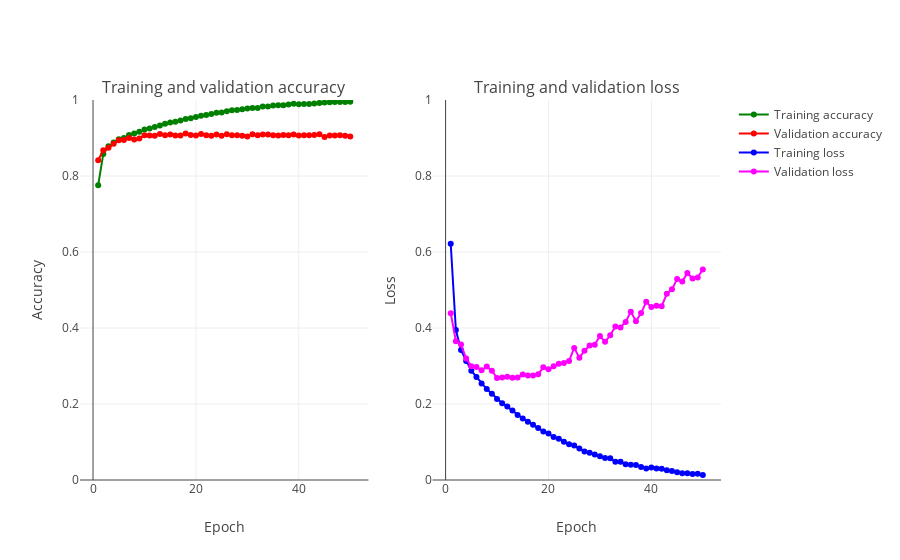

Write notebook code for a chart like this one.
### Markdown cell above
## Validation accuracy and loss

Let's plot the train and validation accuracy and loss, from the train history.

### Code cell
plot_accuracy_and_loss(train_model)

### Figure 1 — Plotly figure (JSON) as saved in the notebook; plotly's stock layout.template omitted (floating-point values rounded to 4 significant figures)
{"data": [{"marker": {"color": "Green"}, "mode": "markers+lines", "name": "Training accuracy", "text": ["1", "2", "3", "4", "5", "6", "7", "8", "9", "10", "11", "12", "13", "14", "15", "16", "17", "18", "19", "20", "21", "22", "23", "24", "25", "26", "27", "28", "29", "30", "31", "32", "33", "34", "35", "36", "37", "38", "39", "40", "41", "42", "43", "44", "45", "46", "47", "48", "49", "50"], "type": "scatter", "uid": "23e1286a-4d7f-11ea-8c05-c7e91f75b6a7", "x": [1, 2, 3, 4, 5, 6, 7, 8, 9, 10, 11, 12, 13, 14, 15, 16, 17, 18, 19, 20, 21, 22, 23, 24, 25, 26, 27, 28, 29, 30, 31, 32, 33, 34, 35, 36, 37, 38, 39, 40, 41, 42, 43, 44, 45, 46, 47, 48, 49, 50], "xaxis": "x", "y": [0.7759, 0.8581, 0.878, 0.8883, 0.8965, 0.9001, 0.9079, 0.9121, 0.9163, 0.9223, 0.9249, 0.9292, 0.9329, 0.9375, 0.9409, 0.9431, 0.9459, 0.95, 0.9521, 0.955, 0.9582, 0.9605, 0.9633, 0.9662, 0.9669, 0.9702, 0.9729, 0.9736, 0.9756, 0.9776, 0.9788, 0.9787, 0.9828, 0.983, 0.9855, 0.9861, 0.9859, 0.9883, 0.99, 0.9886, 0.9893, 0.9893, 0.991, 0.9921, 0.9931, 0.9941, 0.9946, 0.9947, 0.9946, 0.9955], "yaxis": "y"}, {"marker": {"color": "Red"}, "mode": "markers+lines", "name": "Validation accuracy", "text": ["1", "2", "3", "4", "5", "6", "7", "8", "9", "10", "11", "12", "13", "14", "15", "16", "17", "18", "19", "20", "21", "22", "23", "24", "25", "26", "27", "28", "29", "30", "31", "32", "33", "34", "35", "36", "37", "38", "39", "40", "41", "42", "43", "44", "45", "46", "47", "48", "49", "50"], "type": "scatter", "uid": "23e2206c-4d7f-11ea-8c05-c7e91f75b6a7", "x": [1, 2, 3, 4, 5, 6, 7, 8, 9, 10, 11, 12, 13, 14, 15, 16, 17, 18, 19, 20, 21, 22, 23, 24, 25, 26, 27, 28, 29, 30, 31, 32, 33, 34, 35, 36, 37, 38, 39, 40, 41, 42, 43, 44, 45, 46, 47, 48, 49, 50], "xaxis": "x", "y": [0.8416, 0.8681, 0.8743, 0.8852, 0.8943, 0.8945, 0.8998, 0.8962, 0.8985, 0.9074, 0.9065, 0.9061, 0.9103, 0.9073, 0.9093, 0.9064, 0.9068, 0.9118, 0.9082, 0.9064, 0.9102, 0.9073, 0.9057, 0.9093, 0.9062, 0.9097, 0.9075, 0.9073, 0.9058, 0.9042, 0.9097, 0.9069, 0.9095, 0.9095, 0.9072, 0.9064, 0.908, 0.9073, 0.9089, 0.9063, 0.9072, 0.907, 0.9077, 0.9098, 0.9023, 0.9067, 0.9068, 0.9073, 0.9058, 0.9042], "yaxis": "y"}, {"marker": {"color": "Blue"}, "mode": "markers+lines", "name": "Training loss", "text": ["1", "2", "3", "4", "5", "6", "7", "8", "9", "10", "11", "12", "13", "14", "15", "16", "17", "18", "19", "20", "21", "22", "23", "24", "25", "26", "27", "28", "29", "30", "31", "32", "33", "34", "35", "36", "37", "38", "39", "40", "41", "42", "43", "44", "45", "46", "47", "48", "49", "50"], "type": "scatter", "uid": "23e2f12c-4d7f-11ea-8c05-c7e91f75b6a7", "x": [1, 2, 3, 4, 5, 6, 7, 8, 9, 10, 11, 12, 13, 14, 15, 16, 17, 18, 19, 20, 21, 22, 23, 24, 25, 26, 27, 28, 29, 30, 31, 32, 33, 34, 35, 36, 37, 38, 39, 40, 41, 42, 43, 44, 45, 46, 47, 48, 49, 50], "xaxis": "x2", "y": [0.6218, 0.3947, 0.342, 0.3131, 0.2877, 0.2713, 0.2539, 0.2394, 0.227, 0.2134, 0.2019, 0.1932, 0.1828, 0.1708, 0.162, 0.1535, 0.1452, 0.1371, 0.1279, 0.1223, 0.1131, 0.1086, 0.1004, 0.09396, 0.09055, 0.0826, 0.0747, 0.0718, 0.06689, 0.06253, 0.05759, 0.05693, 0.0478, 0.04811, 0.04129, 0.03988, 0.03969, 0.03414, 0.03026, 0.03281, 0.03032, 0.02991, 0.02553, 0.02355, 0.02052, 0.01789, 0.01763, 0.01595, 0.01646, 0.01303], "yaxis": "y2"}, {"marker": {"color": "Magenta"}, "mode": "markers+lines", "name": "Validation loss", "text": ["1", "2", "3", "4", "5", "6", "7", "8", "9", "10", "11", "12", "13", "14", "15", "16", "17", "18", "19", "20", "21", "22", "23", "24", "25", "26", "27", "28", "29", "30", "31", "32", "33", "34", "35", "36", "37", "38", "39", "40", "41", "42", "43", "44", "45", "46", "47", "48", "49", "50"], "type": "scatter", "uid": "23e3b922-4d7f-11ea-8c05-c7e91f75b6a7", "x": [1, 2, 3, 4, 5, 6, 7, 8, 9, 10, 11, 12, 13, 14, 15, 16, 17, 18, 19, 20, 21, 22, 23, 24, 25, 26, 27, 28, 29, 30, 31, 32, 33, 34, 35, 36, 37, 38, 39, 40, 41, 42, 43, 44, 45, 46, 47, 48, 49, 50], "xaxis": "x2", "y": [0.439, 0.3654, 0.3564, 0.3198, 0.2993, 0.2976, 0.2887, 0.2988, 0.2875, 0.2685, 0.27, 0.2716, 0.2688, 0.2698, 0.2775, 0.2751, 0.2748, 0.278, 0.2969, 0.2913, 0.2995, 0.3061, 0.3082, 0.3133, 0.3476, 0.3217, 0.3404, 0.3539, 0.3562, 0.3789, 0.3636, 0.3809, 0.4039, 0.4013, 0.4161, 0.4431, 0.4176, 0.4392, 0.4688, 0.4551, 0.4587, 0.4575, 0.4901, 0.5018, 0.5289, 0.5221, 0.5448, 0.5301, 0.5332, 0.554], "yaxis": "y2"}], "layout": {"annotations": [{"font": {"size": 16}, "showarrow": false, "text": "Training and validation accuracy", "x": 0.225, "xanchor": "center", "xref": "paper", "y": 1.0, "yanchor": "bottom", "yref": "paper"}, {"font": {"size": 16}, "showarrow": false, "text": "Training and validation loss", "x": 0.775, "xanchor": "center", "xref": "paper", "y": 1.0, "yanchor": "bottom", "yref": "paper"}], "xaxis": {"anchor": "y", "domain": [0.0, 0.45], "title": "Epoch"}, "xaxis2": {"anchor": "y2", "domain": [0.55, 1.0], "title": "Epoch"}, "yaxis": {"anchor": "x", "domain": [0.0, 1.0], "range": [0, 1], "title": "Accuracy"}, "yaxis2": {"anchor": "x2", "domain": [0.0, 1.0], "range": [0, 1], "title": "Loss"}}}
